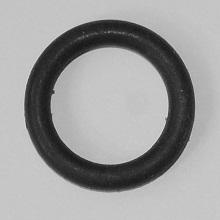
#> input picture images/Oring2.jpg, 220 x 220 px, found by its file name
$ python opencv_starter.py
#> lines starting #> are read from the running program, lines starting #| are printed output that depends on the picture; after the words box and inside, x2 and y2 are one past the last pixel; in counts of white or black regions, pixels touching at a corner belong together
import cv2 as cv
import numpy as np
import time

#read in an image into memory
img = cv.imread(r"C:\Users\B00144121\Downloads\computer_vision_assignment\images\Oring2.jpg"
)
#> img is the input picture: shape (220, 220, 3); min 17, max 228, mean 156.4
img = cv.cvtColor(img,cv.COLOR_BGR2GRAY) #convert to grayscale
#> img: shape (220, 220)
copy = img.copy()
#check out some of its pixel values...img[x,y]..try different x and y values
x = 100
y = 100
pix = img[x,y]
#> pix = 198
print("The pixel value at image location [" + str(x) + "," + str(y) + "] is:" + str(pix))
#| The pixel value at image location [100,100] is:198

#implement thresholding ourselves using loops (soooo slow in python)
before = time.time()
thresh = 100
for x in range(0, img.shape[0]):
    for y in range(0, img.shape[1]):
        if img[x,y] > thresh:
            img[x,y] = 255
        else:
            img[x,y] = 0
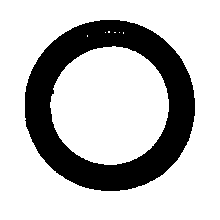
#> img: shape (220, 220); 75.2% white; 1 black region, box (x1, y1, x2, y2) and area: (25, 20, 195, 191) 12006
after = time.time()
print("Time taken to process hand coded thresholding: " + str(after-before))
cv.imshow('thresholded image 1',img)
cv.waitKey(0)

#now lets use the opencv built in function to threshold the image
before = time.time()
ret,copy = cv.threshold(copy,100,255,cv.THRESH_BINARY)
after = time.time()
print("Time taken to process opencv built in thresholding: " + str(after-before))
cv.imshow('thresholded image 2',copy)
cv.waitKey(0)
cv.destroyAllWindows()

$ run again, with images/Oring1.jpg copied over images/Oring2.jpg
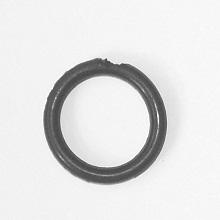
#> input picture images/Oring1.jpg, 220 x 220 px, found by its file name
#> img is the input picture: shape (220, 220, 3); min 55, max 255, mean 225.2
#> pix = 242
#| The pixel value at image location [100,100] is:242
#> after the loop `for x in range(0, img.shape[0]):`:
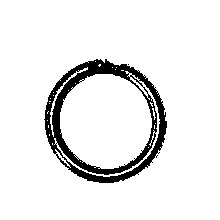
#> img: shape (220, 220); 91.8% white; 2 black regions (1 under 20 px), largest, box (x1, y1, x2, y2) and area: (44, 59, 167, 183) 3972

$ run again, with images/Oring10.jpg copied over images/Oring2.jpg
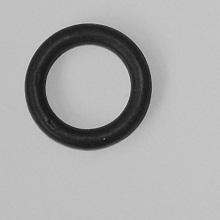
#> input picture images/Oring10.jpg, 220 x 220 px, found by its file name
#> img is the input picture: shape (220, 220, 3); min 9, max 224, mean 169.7
#> pix = 194
#| The pixel value at image location [100,100] is:194
#> after the loop `for x in range(0, img.shape[0]):`:
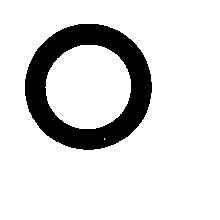
#> img: shape (220, 220); 85.7% white; 1 black region, box (x1, y1, x2, y2) and area: (25, 24, 152, 150) 6899
